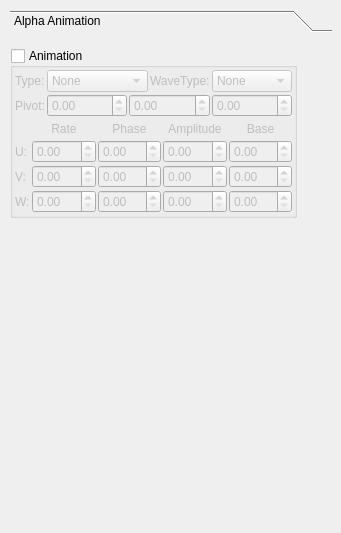
                <widget class="QWidget" name="tab_5">
                 <attribute name="title">
                  <string>alphaAnim</string>
                 </attribute>
                 <widget class="QToolBox" name="toolBox_5">
                  <property name="geometry">
                   <rect>
                    <x>10</x>
                    <y>10</y>
                    <width>322</width>
                    <height>514</height>
                   </rect>
                  </property>
                  <property name="currentIndex">
                   <number>0</number>
                  </property>
                  <widget class="QWidget" name="page_11">
                   <property name="geometry">
                    <rect>
                     <x>0</x>
                     <y>0</y>
                     <width>98</width>
                     <height>28</height>
                    </rect>
                   </property>
                   <attribute name="label">
                    <string>Alpha Animation</string>
                   </attribute>
                   <widget class="QWidget" name="widget_4" native="true">
                    <property name="geometry">
                     <rect>
                      <x>0</x>
                      <y>10</y>
                      <width>287</width>
                      <height>170</height>
                     </rect>
                    </property>
                    <layout class="QHBoxLayout" name="horizontalLayout_6">
                     <item>
                      <widget class="QGroupBox" name="groupBox_7">
                       <property name="title">
                        <string>Animation</string>
                       </property>
                       <property name="flat">
                        <bool>true</bool>
                       </property>
                       <property name="checkable">
                        <bool>true</bool>
                       </property>
                       <property name="checked">
                        <bool>false</bool>
                       </property>
                       <layout class="QVBoxLayout" name="_12">
                        <property name="spacing">
                         <number>2</number>
                        </property>
                        <property name="margin">
                         <number>2</number>
                        </property>
                        <item>
                         <layout class="QHBoxLayout" name="_13">
                          <item>
                           <widget class="QLabel" name="label_85">
                            <property name="text">
                             <string>Type:</string>
                            </property>
                           </widget>
                          </item>
                          <item>
                           <widget class="QComboBox" name="comboBox_16">
                            <property name="sizePolicy">
                             <sizepolicy hsizetype="Expanding" vsizetype="Fixed">
                              <horstretch>0</horstretch>
                              <verstretch>0</verstretch>
                             </sizepolicy>
                            </property>
                            <item>
                             <property name="text">
                              <string>None</string>
                             </property>
                            </item>
                            <item>
                             <property name="text">
                              <string>Translate</string>
                             </property>
                            </item>
                            <item>
                             <property name="text">
                              <string>Rotate</string>
                             </property>
                            </item>
                            <item>
                             <property name="text">
                              <string>Scale</string>
                             </property>
                            </item>
                           </widget>
                          </item>
                          <item>
                           <widget class="QLabel" name="label_86">
                            <property name="text">
                             <string>WaveType:</string>
                            </property>
                           </widget>
                          </item>
                          <item>
                           <widget class="QComboBox" name="comboBox_17">
                            <property name="sizePolicy">
                             <sizepolicy hsizetype="Expanding" vsizetype="Fixed">
                              <horstretch>0</horstretch>
                              <verstretch>0</verstretch>
                             </sizepolicy>
                            </property>
                            <property name="maximumSize">
                             <size>
                              <width>80</width>
                              <height>16777215</height>
                             </size>
                            </property>
                            <item>
                             <property name="text">
                              <string>None</string>
                             </property>
                            </item>
                            <item>
                             <property name="text">
                              <string>Sine</string>
                             </property>
                            </item>
                            <item>
                             <property name="text">
                              <string>Square</string>
                             </property>
                            </item>
                            <item>
                             <property name="text">
                              <string>Triangle</string>
                             </property>
                            </item>
                            <item>
                             <property name="text">
                              <string>Sawtooth</string>
                             </property>
                            </item>
                            <item>
                             <property name="text">
                              <string>InvSawtooth</string>
                             </property>
                            </item>
                            <item>
                             <property name="text">
                              <string>Noise</string>
                             </property>
                            </item>
                           </widget>
                          </item>
                         </layout>
                        </item>
                        <item>
                         <layout class="QHBoxLayout" name="_14">
                          <item>
                           <widget class="QLabel" name="label_87">
                            <property name="text">
                             <string>Pivot:</string>
                            </property>
                           </widget>
                          </item>
                          <item>
                           <widget class="QDoubleSpinBox" name="doubleSpinBox_80">
                            <property name="sizePolicy">
                             <sizepolicy hsizetype="Expanding" vsizetype="Fixed">
                              <horstretch>0</horstretch>
                              <verstretch>0</verstretch>
                             </sizepolicy>
                            </property>
                           </widget>
                          </item>
                          <item>
                           <widget class="QDoubleSpinBox" name="doubleSpinBox_81">
                            <property name="sizePolicy">
                             <sizepolicy hsizetype="Expanding" vsizetype="Fixed">
                              <horstretch>0</horstretch>
                              <verstretch>0</verstretch>
                             </sizepolicy>
                            </property>
                           </widget>
                          </item>
                          <item>
                           <widget class="QDoubleSpinBox" name="doubleSpinBox_82">
                            <property name="sizePolicy">
                             <sizepolicy hsizetype="Expanding" vsizetype="Fixed">
                              <horstretch>0</horstretch>
                              <verstretch>0</verstretch>
                             </sizepolicy>
                            </property>
                           </widget>
                          </item>
                         </layout>
                        </item>
                        <item>
                         <layout class="QGridLayout" name="_15">
                          <property name="spacing">
                           <number>2</number>
                          </property>
                          <item row="0" column="1">
                           <widget class="QLabel" name="label_88">
                            <property name="sizePolicy">
                             <sizepolicy hsizetype="Expanding" vsizetype="Minimum">
                              <horstretch>0</horstretch>
                              <verstretch>0</verstretch>
                             </sizepolicy>
                            </property>
                            <property name="text">
                             <string>Rate</string>
                            </property>
                            <property name="alignment">
                             <set>Qt::AlignCenter</set>
                            </property>
                           </widget>
                          </item>
                          <item row="0" column="2">
                           <widget class="QLabel" name="label_89">
                            <property name="sizePolicy">
                             <sizepolicy hsizetype="Expanding" vsizetype="Minimum">
                              <horstretch>0</horstretch>
                              <verstretch>0</verstretch>
                             </sizepolicy>
                            </property>
                            <property name="text">
                             <string>Phase</string>
                            </property>
                            <property name="alignment">
                             <set>Qt::AlignCenter</set>
                            </property>
                           </widget>
                          </item>
                          <item row="0" column="3">
                           <widget class="QLabel" name="label_90">
                            <property name="sizePolicy">
                             <sizepolicy hsizetype="Expanding" vsizetype="Minimum">
                              <horstretch>0</horstretch>
                              <verstretch>0</verstretch>
                             </sizepolicy>
                            </property>
                            <property name="text">
                             <string>Amplitude</string>
                            </property>
                            <property name="alignment">
                             <set>Qt::AlignCenter</set>
                            </property>
                           </widget>
                          </item>
                          <item row="0" column="4">
                           <widget class="QLabel" name="label_91">
                            <property name="sizePolicy">
                             <sizepolicy hsizetype="Expanding" vsizetype="Minimum">
                              <horstretch>0</horstretch>
                              <verstretch>0</verstretch>
                             </sizepolicy>
                            </property>
                            <property name="text">
                             <string>Base</string>
                            </property>
                            <property name="alignment">
                             <set>Qt::AlignCenter</set>
                            </property>
                           </widget>
                          </item>
                          <item row="1" column="0">
                           <widget class="QLabel" name="label_92">
                            <property name="sizePolicy">
                             <sizepolicy hsizetype="Minimum" vsizetype="Minimum">
                              <horstretch>0</horstretch>
                              <verstretch>0</verstretch>
                             </sizepolicy>
                            </property>
                            <property name="text">
                             <string>U:</string>
                            </property>
                           </widget>
                          </item>
                          <item row="1" column="1">
                           <widget class="QDoubleSpinBox" name="doubleSpinBox_83">
                            <property name="sizePolicy">
                             <sizepolicy hsizetype="Expanding" vsizetype="Fixed">
                              <horstretch>0</horstretch>
                              <verstretch>0</verstretch>
                             </sizepolicy>
                            </property>
                           </widget>
                          </item>
                          <item row="1" column="2">
                           <widget class="QDoubleSpinBox" name="doubleSpinBox_84">
                            <property name="sizePolicy">
                             <sizepolicy hsizetype="Expanding" vsizetype="Fixed">
                              <horstretch>0</horstretch>
                              <verstretch>0</verstretch>
                             </sizepolicy>
                            </property>
                           </widget>
                          </item>
                          <item row="1" column="3">
                           <widget class="QDoubleSpinBox" name="doubleSpinBox_85">
                            <property name="sizePolicy">
                             <sizepolicy hsizetype="Expanding" vsizetype="Fixed">
                              <horstretch>0</horstretch>
                              <verstretch>0</verstretch>
                             </sizepolicy>
                            </property>
                           </widget>
                          </item>
                          <item row="1" column="4">
                           <widget class="QDoubleSpinBox" name="doubleSpinBox_86">
                            <property name="sizePolicy">
                             <sizepolicy hsizetype="Expanding" vsizetype="Fixed">
                              <horstretch>0</horstretch>
                              <verstretch>0</verstretch>
                             </sizepolicy>
                            </property>
                           </widget>
                          </item>
                          <item row="2" column="0">
                           <widget class="QLabel" name="label_93">
                            <property name="sizePolicy">
                             <sizepolicy hsizetype="Minimum" vsizetype="Minimum">
                              <horstretch>0</horstretch>
                              <verstretch>0</verstretch>
                             </sizepolicy>
                            </property>
                            <property name="text">
                             <string>V:</string>
                            </property>
                           </widget>
                          </item>
                          <item row="2" column="1">
                           <widget class="QDoubleSpinBox" name="doubleSpinBox_87">
                            <property name="sizePolicy">
                             <sizepolicy hsizetype="Expanding" vsizetype="Fixed">
                              <horstretch>0</horstretch>
                              <verstretch>0</verstretch>
                             </sizepolicy>
                            </property>
                           </widget>
                          </item>
                          <item row="2" column="2">
                           <widget class="QDoubleSpinBox" name="doubleSpinBox_88">
                            <property name="sizePolicy">
                             <sizepolicy hsizetype="Expanding" vsizetype="Fixed">
                              <horstretch>0</horstretch>
                              <verstretch>0</verstretch>
                             </sizepolicy>
                            </property>
                           </widget>
                          </item>
                          <item row="2" column="3">
                           <widget class="QDoubleSpinBox" name="doubleSpinBox_89">
                            <property name="sizePolicy">
                             <sizepolicy hsizetype="Expanding" vsizetype="Fixed">
                              <horstretch>0</horstretch>
                              <verstretch>0</verstretch>
                             </sizepolicy>
                            </property>
                           </widget>
                          </item>
                          <item row="2" column="4">
                           <widget class="QDoubleSpinBox" name="doubleSpinBox_90">
                            <property name="sizePolicy">
                             <sizepolicy hsizetype="Expanding" vsizetype="Fixed">
                              <horstretch>0</horstretch>
                              <verstretch>0</verstretch>
                             </sizepolicy>
                            </property>
                           </widget>
                          </item>
                          <item row="3" column="0">
                           <widget class="QLabel" name="label_94">
                            <property name="sizePolicy">
                             <sizepolicy hsizetype="Minimum" vsizetype="Minimum">
                              <horstretch>0</horstretch>
                              <verstretch>0</verstretch>
                             </sizepolicy>
                            </property>
                            <property name="text">
                             <string>W:</string>
                            </property>
                           </widget>
                          </item>
                          <item row="3" column="1">
                           <widget class="QDoubleSpinBox" name="doubleSpinBox_91">
                            <property name="sizePolicy">
                             <sizepolicy hsizetype="Expanding" vsizetype="Fixed">
                              <horstretch>0</horstretch>
                              <verstretch>0</verstretch>
                             </sizepolicy>
                            </property>
                           </widget>
                          </item>
                          <item row="3" column="2">
                           <widget class="QDoubleSpinBox" name="doubleSpinBox_92">
                            <property name="sizePolicy">
                             <sizepolicy hsizetype="Expanding" vsizetype="Fixed">
                              <horstretch>0</horstretch>
                              <verstretch>0</verstretch>
                             </sizepolicy>
                            </property>
                           </widget>
                          </item>
                          <item row="3" column="3">
                           <widget class="QDoubleSpinBox" name="doubleSpinBox_93">
                            <property name="sizePolicy">
                             <sizepolicy hsizetype="Expanding" vsizetype="Fixed">
                              <horstretch>0</horstretch>
                              <verstretch>0</verstretch>
                             </sizepolicy>
                            </property>
                           </widget>
                          </item>
                          <item row="3" column="4">
                           <widget class="QDoubleSpinBox" name="doubleSpinBox_94">
                            <property name="sizePolicy">
                             <sizepolicy hsizetype="Expanding" vsizetype="Fixed">
                              <horstretch>0</horstretch>
                              <verstretch>0</verstretch>
                             </sizepolicy>
                            </property>
                           </widget>
                          </item>
                         </layout>
                        </item>
                       </layout>
                      </widget>
                     </item>
                    </layout>
                   </widget>
                  </widget>
                 </widget>
                </widget>
